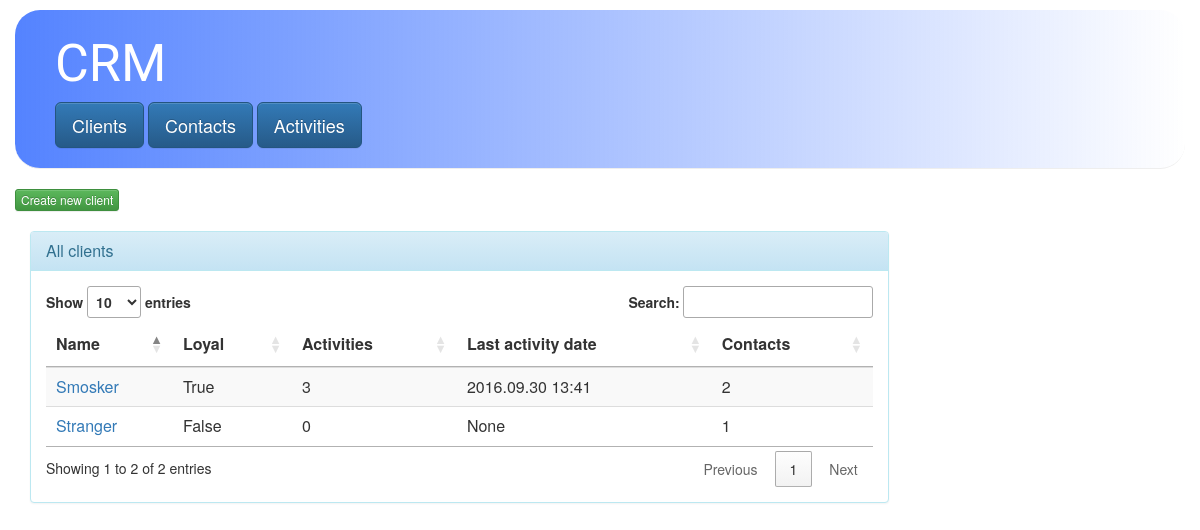
/crm/clients/, run on the app's committed database.
### crm/models.py (models this page shows, shortened)
class Client(models.Model):
    name = models.CharField(max_length=200)
    loyal = models.BooleanField(default=False)
    def last_actitivty(self):
        send_dates = [i.send_date for i in self.activity_set.all() if i.is_send()]
        last = max(send_dates).strftime("%Y.%m.%d %H:%M") if send_dates else None
        return last

class Activity(models.Model):
    title = models.CharField(max_length=30)
    text = models.CharField(max_length=10000)
    client = models.ForeignKey(Client, on_delete=models.PROTECT)
    contact = models.ForeignKey(Contact, on_delete=models.PROTECT,limit_choices_to={'active': True})
    send_date = models.DateTimeField(null=True,blank=True)
    def is_send(self):
        return self.send_date != None

### crm/views.py (the view)
# urls.py: url(r'clients/$', views.Clients.as_view(), name='clients'),
class Clients(generic.ListView):
    model = Client
    template_name = 'crm/clients.html'
    context_object_name = 'clients_list'

### crm/templates/crm/clients.html
{% extends 'crm/base.html' %}
{% block content %}
<a class="btn btn-xs btn-success" href="{% url 'crm:new_client'%}" >{{ "Create new client" }}</a>
<br>
<br>
<div class="col-md-9 ">
  <div class="panel panel-info">
    <div class="panel-heading">
      <h3 class="panel-title">All clients</h3>
    </div>
    <div class="panel-body">
      {% if clients_list %}
        <table id="contacts_table" class="table table-striped">
          <thead>
            <tr>
              <th>Name</th>
              <th>Loyal</th>
              <th>Activities</th>
              <th>Last activity date</th>
              <th>Contacts</th>
            </tr>
          </thead>
          <tbody>
            {% for client in clients_list %}
            <tr>
              <td><a href="{% url 'crm:client' client.id%}">{{ client.name }}</a></td>
              <td> {{ client.loyal}}</td>
              <td> {{ client.activity_set.count}}</td>
              <td> {{ client.last_actitivty}}</td>
              <td> {{ client.contact_set.count}}</td>
            </tr>
            {% endfor %}
          </tbody>
        </table>
      {% else %}
      <p>No clients are available.</p>
      {% endif %}
    </div>
  </div>
</div>
{% endblock content %}

### crm/static/crm/style.css (style rules this page uses)
body { padding-left: 15px; }
h3 { color:rgb(48,147,232); }

### data on the page
Client: name "Smosker", loyal "True", activity_set.count "3", last_actitivty "2016.09.30 13:41", contact_set.count "2"
Client: name "Stranger", loyal "False", activity_set.count "0", last_actitivty "None", contact_set.count "1"

### other printed values
{{ "Create new client" }} "Create new client"
